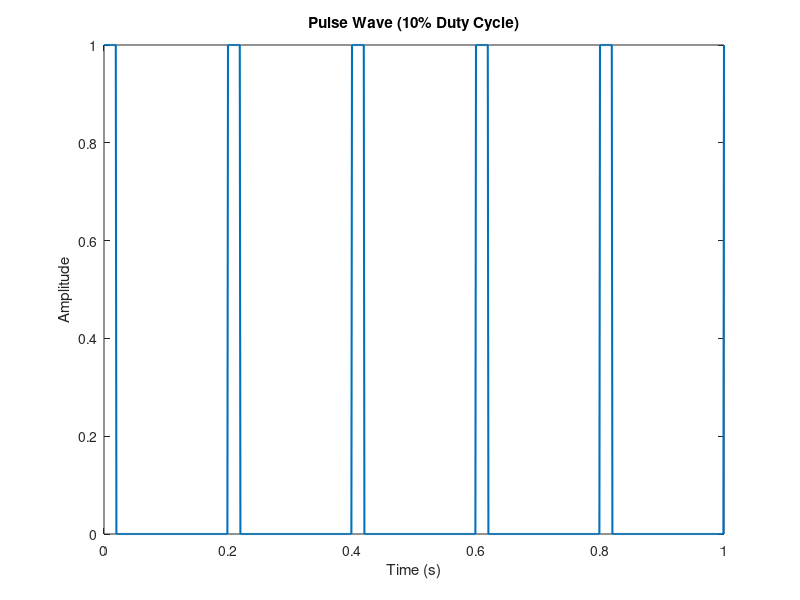

This chart was generated by the following MATLAB code:
f = 5;                  % Frequency (Hz)
duty = 10;              % Duty cycle in percent
duration = 1;           % seconds
fs = 1000;              % Sampling rate
t = 0:1/fs:duration;

% Generate a pulse wave (10% duty cycle)
x = square(2 * pi * f * t, duty);

% Make the wave range from 0 to 1 instead of -1 to 1
x = (x + 1) / 2;

% Plot
plot(t, x, 'LineWidth', 1.5);
xlabel('Time (s)');
ylabel('Amplitude');
title('Pulse Wave (10% Duty Cycle)');
